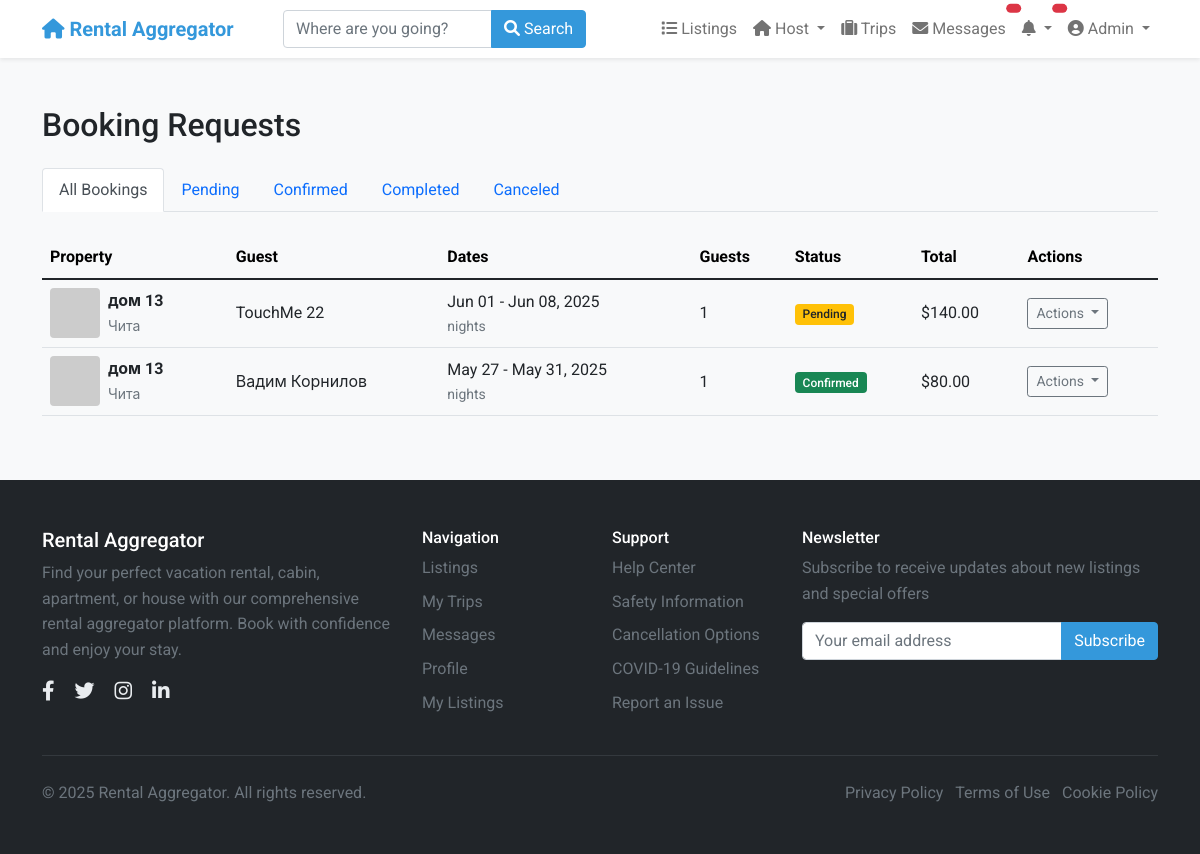
/listings/host-bookings/ (signed in), run on an earlier commit of the app's database.
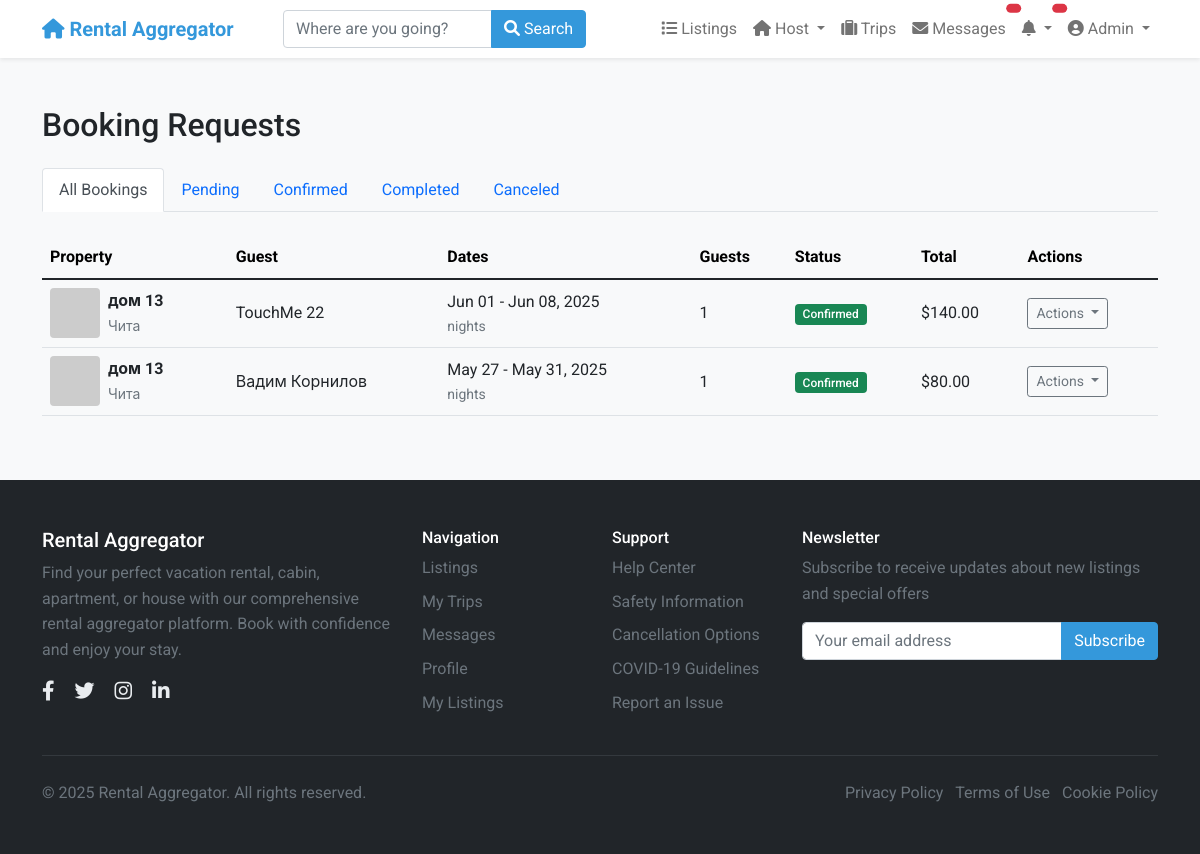
And on a later commit of the database.
### listings/models.py (models this page shows, shortened)
class Booking(models.Model):
    STATUS_CHOICES = [
        ('pending', _('Pending')),
        ('confirmed', _('Confirmed')),
        ('canceled', _('Canceled')),
        ('completed', _('Completed')),
    ]
    start_date = models.DateField(_("Check-in date"))
    end_date = models.DateField(_("Check-out date"))
    guests = models.PositiveSmallIntegerField(_("Number of guests"))
    status = models.CharField(_("Status"), max_length=20, choices=STATUS_CHOICES, default='pending')
    base_price = models.DecimalField(_("Base price"), max_digits=10, decimal_places=2)
    cleaning_fee = models.DecimalField(_("Cleaning fee"), max_digits=10, decimal_places=2)
    service_fee = models.DecimalField(_("Service fee"), max_digits=10, decimal_places=2)
    total_price = models.DecimalField(_("Total price"), max_digits=10, decimal_places=2)
    special_requests = models.TextField(_("Special requests"), blank=True)
    listing = models.ForeignKey(
        Listing,
        on_delete=models.CASCADE,
        related_name='bookings'
    )
    guest = models.ForeignKey(
        settings.AUTH_USER_MODEL,
        on_delete=models.CASCADE,
        related_name='bookings'
    )
    booking_reference = models.UUIDField(_("Booking reference"), default=uuid.uuid4, editable=False, unique=True)
    created_at = models.DateTimeField(_("Created at"), auto_now_add=True)
    updated_at = models.DateTimeField(_("Updated at"), auto_now=True)
    class Meta:
        verbose_name = _("Booking")
        verbose_name_plural = _("Bookings")
        ordering = ['-created_at']

class Listing(models.Model):
    title = models.CharField(_("Title"), max_length=100)
    description = models.TextField(_("Description"))
    address = models.CharField(_("Address"), max_length=255)
    city = models.CharField(_("City"), max_length=100)
    state = models.CharField(_("State/Province"), max_length=100)
    country = models.CharField(_("Country"), max_length=100)
    zip_code = models.CharField(_("ZIP/Postal Code"), max_length=20)
    price_per_night = models.DecimalField(_("Price per night"), max_digits=10, decimal_places=2)
    cleaning_fee = models.DecimalField(_("Cleaning fee"), max_digits=10, decimal_places=2, default=0)
    service_fee = models.DecimalField(_("Service fee"), max_digits=10, decimal_places=2, default=0)
    bedrooms = models.PositiveSmallIntegerField(_("Bedrooms"))
    bathrooms = models.DecimalField(_("Bathrooms"), max_digits=3, decimal_places=1)
    accommodates = models.PositiveSmallIntegerField(_("Accommodates"))
    property_type = models.CharField(_("Property type"), max_length=50)
    image_urls = models.JSONField(_("Image URLs"), default=list, null=True, blank=True)
    amenities = models.JSONField(_("Amenities"), default=list)
    house_rules = models.TextField(_("House rules"), blank=True)
    check_in_time = models.TimeField(_("Check-in time"), null=True, blank=True)
    check_out_time = models.TimeField(_("Check-out time"), null=True, blank=True)
    minimum_nights = models.PositiveSmallIntegerField(_("Minimum nights"), default=1)
    maximum_nights = models.PositiveSmallIntegerField(_("Maximum nights"), default=30)
    is_active = models.BooleanField(_("Is active"), default=True)
    is_approved = models.BooleanField(_("Is approved"), default=False)
    host = models.ForeignKey(
        settings.AUTH_USER_MODEL,
        on_delete=models.CASCADE,
        related_name='listings'
    )
    created_at = models.DateTimeField(_("Created at"), auto_now_add=True)
    updated_at = models.DateTimeField(_("Updated at"), auto_now=True)
    class Meta:
        verbose_name = _("Listing")
        verbose_name_plural = _("Listings")
        ordering = ['-created_at', '-id']
        ordering = ['-created_at']
    @property
    def main_image_url(self):
        if self.image_urls and len(self.image_urls) > 0:
            return self.image_urls[0]
        return "https://via.placeholder.com/800x600.png?text=No+Image+Available"

### users/models.py (models this page shows, shortened)
class User(AbstractUser):
    phone_number = models.CharField(_("Phone number"), max_length=20, blank=True)
    profile_picture = models.URLField(_("Profile picture URL"), blank=True)
    bio = models.TextField(_("Bio"), blank=True)
    is_phone_verified = models.BooleanField(_("Phone verified"), default=False)
    is_id_verified = models.BooleanField(_("ID verified"), default=False)
    is_host = models.BooleanField(_("Is host"), default=False)
    is_guest = models.BooleanField(_("Is guest"), default=True)
    ROLE_CHOICES = [
        ('user', _('Regular User')),
        ('host', _('Host')),
        ('moderator', _('Moderator')),
        ('admin', _('Administrator')),
    ]
    role = models.CharField(_("Role"), max_length=20, choices=ROLE_CHOICES, default='user')
    email_notifications = models.BooleanField(_("Email notifications"), default=True)
    sms_notifications = models.BooleanField(_("SMS notifications"), default=False)
    date_joined = models.DateTimeField(_("Date joined"), auto_now_add=True)
    last_updated = models.DateTimeField(_("Last updated"), auto_now=True)
    class Meta:
        verbose_name = _("User")
        verbose_name_plural = _("Users")

### listings/views.py (the view)
# urls.py: path('host-bookings/', views.host_bookings, name='host_bookings'),
@login_required
def host_bookings(request):
    if not request.user.is_host:
        messages.error(request, "You are not registered as a host.")
        return redirect('listings:listing_list')
    bookings = Booking.objects.filter(
        listing__host=request.user
    ).select_related('listing', 'guest')
    status = request.GET.get('status')
    if status and status in [choice[0] for choice in Booking.STATUS_CHOICES]:
        bookings = bookings.filter(status=status)
    return render(request, 'listings/host_bookings.html', {
        'bookings': bookings,
        'status_choices': Booking.STATUS_CHOICES,
        'current_status': status
    })

### notifications/templatetags/notify_tags.py (called while the page is built)
@register.simple_tag(takes_context=True)
def recent_notifications(context, limit=5):
    user = context['request'].user
    if user.is_authenticated:
        notifications = user.notifications.all().order_by('-created_at')[:limit]
        return notifications
    return []

@register.filter
def notification_icon(notification_type):
    icons = {
        'booking_request': 'fas fa-calendar-plus',
        'booking_confirmed': 'fas fa-calendar-check',
        'booking_canceled': 'fas fa-calendar-times',
        'message_received': 'fas fa-envelope',
        'review_received': 'fas fa-star',
        'listing_approved': 'fas fa-check-circle',
        'payment_received': 'fas fa-dollar-sign',
        'system': 'fas fa-bell',
    }
    icon_class = icons.get(notification_type, 'fas fa-bell')
    return mark_safe(f'<i class="{icon_class}"></i>')

### listings/templates/listings/host_bookings.html (shortened to what the changed rows need)
{% extends 'base.html' %}
{% load static %}
{% block content %}
<div class="container py-4">
    <div class="row">
        <div class="col-12">
            <h2 class="mb-4">Booking Requests</h2>
            {% if bookings %}
                <div class="table-responsive">
                    <table class="table table-hover align-middle">
                        <thead class="table-light">
                            <tr>
                                <th>Property</th>
                                <th>Guest</th>
                                <th>Dates</th>
                                <th>Guests</th>
                                <th>Status</th>
                                <th>Total</th>
                                <th>Actions</th>
                            </tr>
                        </thead>
                        <tbody>
                            {% for booking in bookings %}
                            <tr>
                                <td>
                                    <div class="d-flex align-items-center">
                                        <img src="{{ booking.listing.main_image_url }}" alt="{{ booking.listing.title }}" class="rounded me-2" style="width: 50px; height: 50px; object-fit: cover;">
                                        <div>
                                            <div class="fw-bold">{{ booking.listing.title }}</div>
                                            <small class="text-muted">{{ booking.listing.city }}</small>
                                        </div>
                                    </div>
                                </td>
                                <td>
                                    {{ booking.guest.get_full_name|default:booking.guest.username }}
                                </td>
                                <td>
                                    {{ booking.start_date|date:"M d" }} - {{ booking.end_date|date:"M d, Y" }}
                                    <div class="small text-muted">{{ booking.nights }} nights</div>
                                </td>
                                <td>{{ booking.guests }}</td>
                                <td>
                                    <span class="badge {% if booking.status == 'confirmed' %}bg-success{% elif booking.status == 'pending' %}bg-warning text-dark{% elif booking.status == 'canceled' %}bg-danger{% elif booking.status == 'completed' %}bg-secondary{% endif %}">
                                        {{ booking.get_status_display }}
                                    </span>
                                </td>
                                <td>${{ booking.total_price }}</td>
                                <td>
                                    <div class="dropdown">
                                        <button class="btn btn-sm btn-outline-secondary dropdown-toggle" type="button" data-bs-toggle="dropdown" aria-expanded="false">
                                            Actions
                                        </button>
                                    </div>
                                </td>
                            </tr>
                            {% endfor %}
                        </tbody>
                    </table>
                </div>
            {% endif %}
        </div>
    </div>
</div>
{% endblock %}

What changed in the data, as far as the page shows it:
changed Booking "Jun 01": status "Pending" → "Confirmed"
